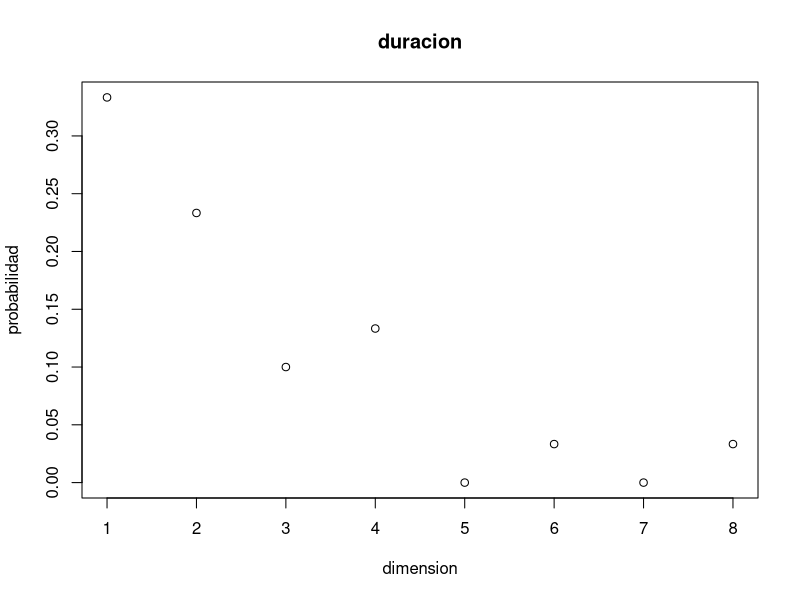

Generate this figure with R:
data<- data.frame()
d<-0
  for (dimension in 1:8){
    d<-0
    probabilidad <- 0
     for(replicas in 1:10){
      pos <- rep(0, dimension)
      for(duracion in 1:2**7){
        cambiar <- sample(1:dimension, 1)
        cambio <- 1
        if (runif(1) < 0.5) {
          cambio <- -1
        }
        pos[cambiar] <- pos[cambiar] + cambio
        #print(pos)
        if(all(pos==0)){
          d=d+1
        break()
      }
      }
     }
    probabilidad<-d/30
    data <- rbind(data, probabilidad)
  }
png("sinnombre7.png")
  plot(data.matrix(data), xlab="dimension", ylab="probabilidad", main="duracion")
